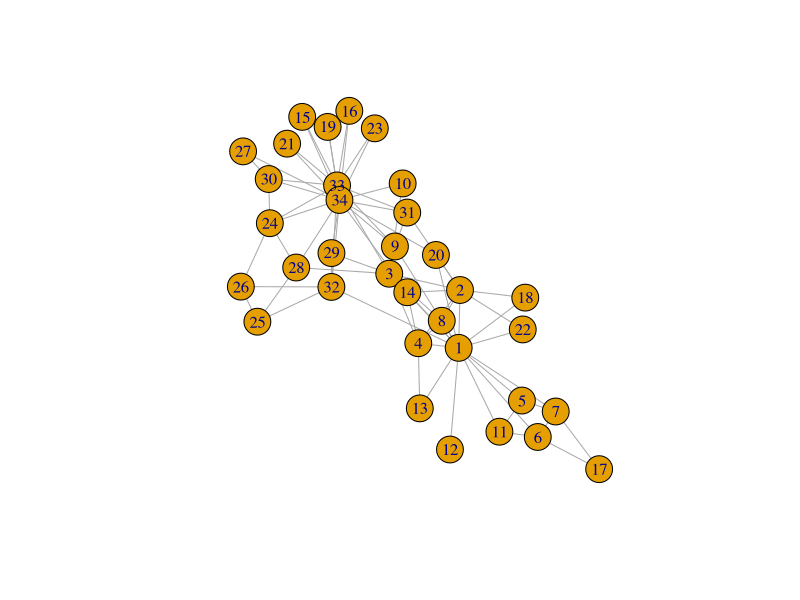
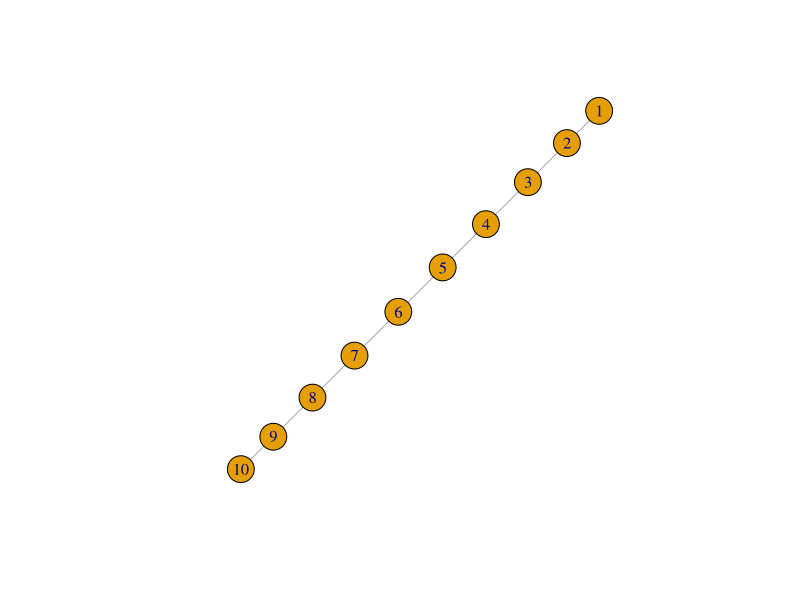
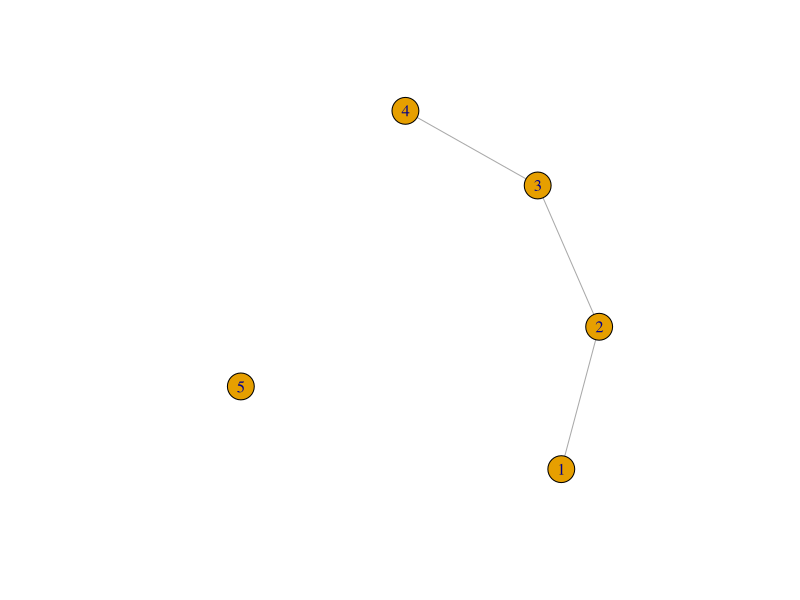
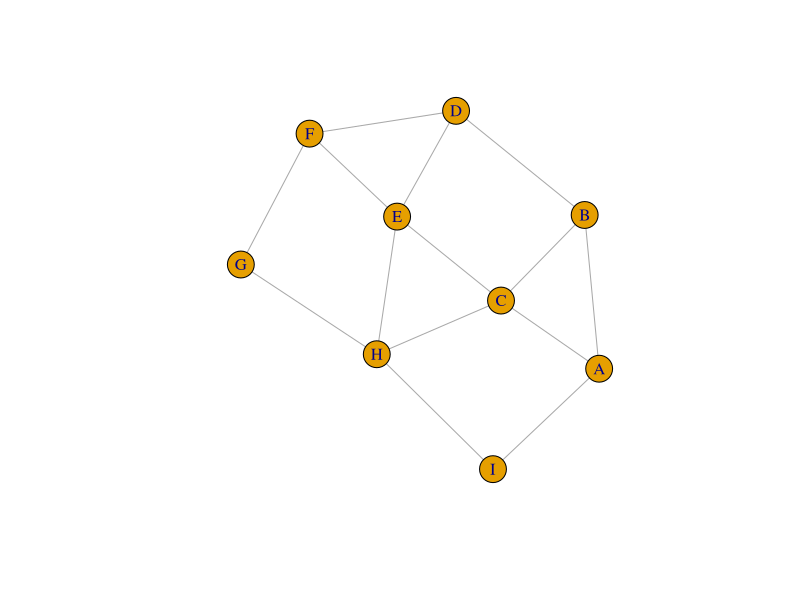
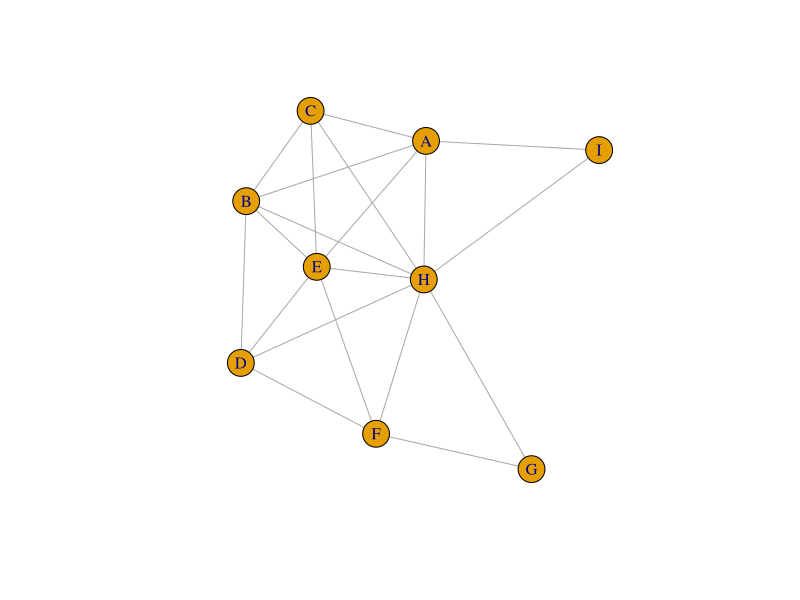
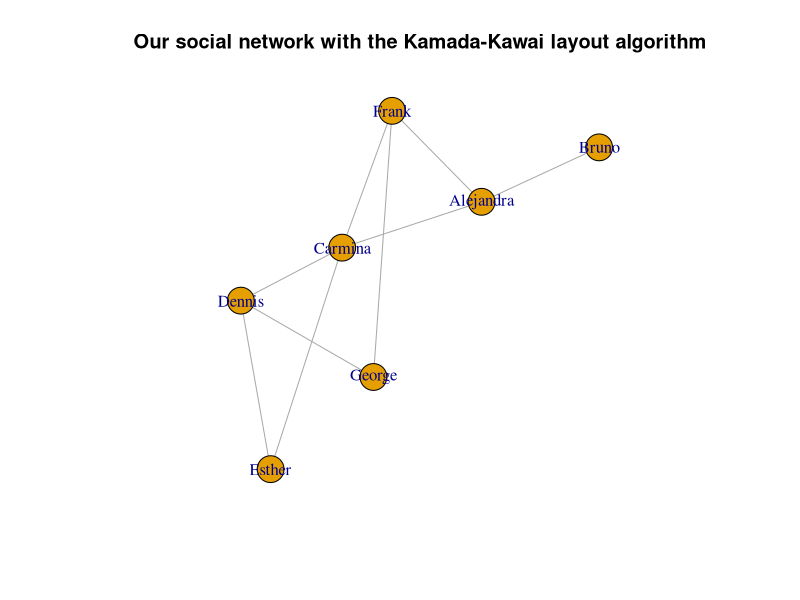
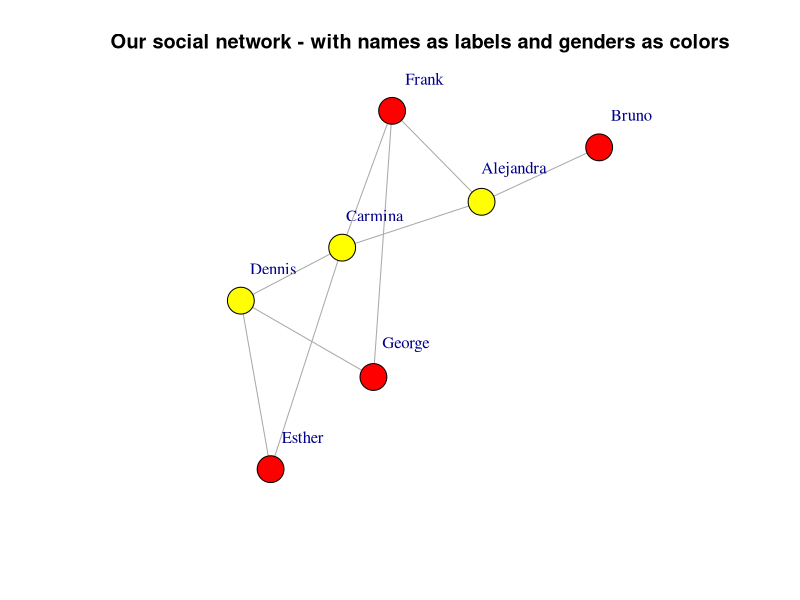
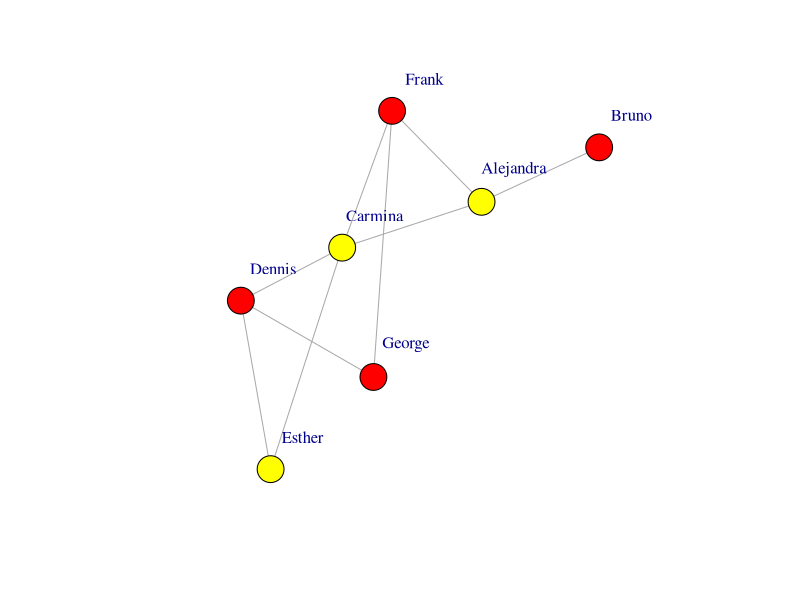

Write R code to recreate these figures, in order.
## ---- chunk 1
knitr::opts_chunk$set(fig.width=6, fig.height=6)
## ---- chunk 2
library("igraph")
## ---- chunk 3
g <- make_empty_graph()
## ---- chunk 4
g <- make_graph(edges = c(1,2, 1,5), n=10, directed = FALSE)
## ---- chunk 5
g <- make_graph(~ 1--2, 1--5, 3, 4, 5, 6, 7, 8, 9, 10)
## ---- chunk 6
g
## ---- chunk 7
summary(g)
## ---- chunk 8
g <- make_graph('Zachary')
## ---- chunk 9
plot(g)
## ---- chunk 10
g <- add_vertices(g, 3)
## ---- chunk 11
g <- add_edges(g, edges = c(1,35, 1,36, 34,37))
## ---- chunk 12
g <- g %>% add_edges(edges=c(1,34)) %>% add_vertices(3) %>%
	 add_edges(edges=c(38,39, 39,40, 40,38, 40,37))
g
## ---- chunk 13
get.edge.ids(g, c(1,34))
## ---- chunk 14
g <- delete_edges(g, 82)
## ---- chunk 15
g <- make_ring(10) %>% delete_edges("10|1")
plot(g)
## ---- chunk 16
g <- make_ring(5)
g <- delete_edges(g, get.edge.ids(g, c(1,5, 4,5)))
plot(g)
## ---- chunk 17
g1 <- graph_from_literal(A-B:C:I, B-A:C:D, C-A:B:E:H, D-B:E:F,
                         E-C:D:F:H, F-D:E:G, G-F:H, H-C:E:G:I,
                         I-A:H)
plot(g1)
## ---- chunk 18
is_chordal(g1, fillin=TRUE)
## ---- chunk 19
chordal_graph <- add_edges(g1, is_chordal(g1, fillin=TRUE)$fillin)
plot(chordal_graph)
## ---- chunk 20
graph1 <- make_tree(127, 2, mode = "undirected")
summary(g)
## ---- chunk 21
graph2 <- make_tree(127, 2, mode = "undirected")
## ---- chunk 22
identical_graphs(graph1,graph2)
## ---- chunk 23
graph1 <- sample_grg(100, 0.2)
summary(graph1)
## ---- chunk 24
graph2 <- sample_grg(100, 0.2)
identical_graphs(graph1,graph2)
## ---- chunk 25
isomorphic(graph1,graph2)
## ---- chunk 26
g <- make_graph(~ Alice-Bob:Claire:Frank, Claire-Alice:Dennis:Frank:Esther, George-Dennis:Frank, Dennis-Esther)
## ---- chunk 27
V(g)$age <- c(25, 31, 18, 23, 47, 22, 50) 
V(g)$gender <- c("f", "m", "f", "m", "m", "f", "m")
E(g)$is_formal <- c(FALSE, FALSE, TRUE, TRUE, TRUE, FALSE, TRUE, FALSE, FALSE)
summary(g)
## ---- chunk 28
E(g)$is_formal
## ---- chunk 29
E(g)$is_formal[1] <- c(TRUE)
## ---- chunk 30
E(g)$is_formal
## ---- chunk 31
g$date <- c("2022-02-11")
graph_attr(g, "date")
## ---- chunk 32
match(c("George"),V(g)$name)
## ---- chunk 33
V(g)$name[1:3] <- c("Alejandra", "Bruno", "Carmina")
V(g)
## ---- chunk 34
g <- delete_vertex_attr(g,"gender")
V(g)$gender
## ---- chunk 35
degree(g)
## ---- chunk 36
degree(g,7)
## ---- chunk 37
degree(g, v = c(3,4,5))
## ---- chunk 38
edge_betweenness(g)
## ---- chunk 39
ebs <- edge_betweenness(g)
as_edgelist(g)[ebs == max(ebs), ]
## ---- chunk 40
degree(g)
## ---- chunk 41
    degree(g)[3]
## ---- chunk 42
which.max(degree(g))
## ---- chunk 43
graph <- graph.full(n=10)
only_odd_vertices <- which(V(graph)%%2==1)
length(only_odd_vertices)
## ---- chunk 44
seq <- V(graph)[2,3,7]
length(seq)
## ---- chunk 45
seq
## ---- chunk 46
seq <- seq[1,3]    #filtering an existing vertex set
seq
## ---- chunk 47
V(g)$name[which(V(g)$age < 30)]
## ---- chunk 48
V(g)$degree <- c("A", "B", "C", "D", "E", "F", "G")
V(g)$degree[degree(g) == 3]
## ---- chunk 49
    V(g)$name[degree(g) == 3]
## ---- chunk 50
E(g)[.from(3)]
## ---- chunk 51
E(g) [ 3:5 %--% 5:6 ]
## ---- chunk 52
V(g)$gender <- c("f", "m", "f", "m", "m", "f", "m")
## ---- chunk 53
men <- V(g)$name[(which(V(g)$gender == "m"))]
men
## ---- chunk 54
women <- V(g)$name[(which(V(g)$gender == "f"))]
women
## ---- chunk 55
E(g)[men %--% women]
## ---- chunk 56
Carmina <- match(c("Carmina"),V(g)$name)
Carmina
## ---- chunk 57
match(c("Joe"),V(g)$name)
## ---- chunk 58
degree(g,v="Dennis")
## ---- chunk 59
get.adjacency(g)
## ---- chunk 60
layout <- layout.kamada.kawai(g)
## ---- chunk 61
layout <- layout_with_kk(g)
## ---- chunk 62
layout <- layout.reingold.tilford(g, root= 2)
## ---- chunk 63
layout <- layout_as_tree(g, root = 2)
## ---- chunk 64
layout <- layout_with_kk(g)
## ---- chunk 65
plot(g, layout = layout, main = "Our social network with the Kamada-Kawai layout algorithm")
## ---- chunk 66
V(g)$gender_num <- c(1,2,1,2,1,2,2)
colors <- c("yellow", "red")
V(g)$color <- colors[V(g)$gender_num]
plot(g, layout = layout, vertex.label.dist=3.5, main = "Our social network - with names as labels and genders as colors")
## ---- chunk 67
V(g)$color <- ifelse(V(g)$gender == "m", "red","yellow")
plot(g, layout = layout, vertex.label.dist=3.5)
## ---- chunk 68
plot(g, layout= layout, vertex.label.dist=3.5, vertex.color=as.factor(V(g)$gender))
## ---- chunk 69
plot(g, layout= layout, vertex.label.dist=3.5, vertex.color=c( "yellow", "red")[1+(V(g)$gender == "f")])
## ---- chunk 70
plot(g, layout =layout, vertex.label.dist=3.5, vertex.size = 20, margin = 0.5,
           vertex.color=c( "red", "yellow")[1+(V(g)$gender == "m")], 
           edge.width=c(1,3)[1+(E(g)$is_formal == TRUE)],
           )
